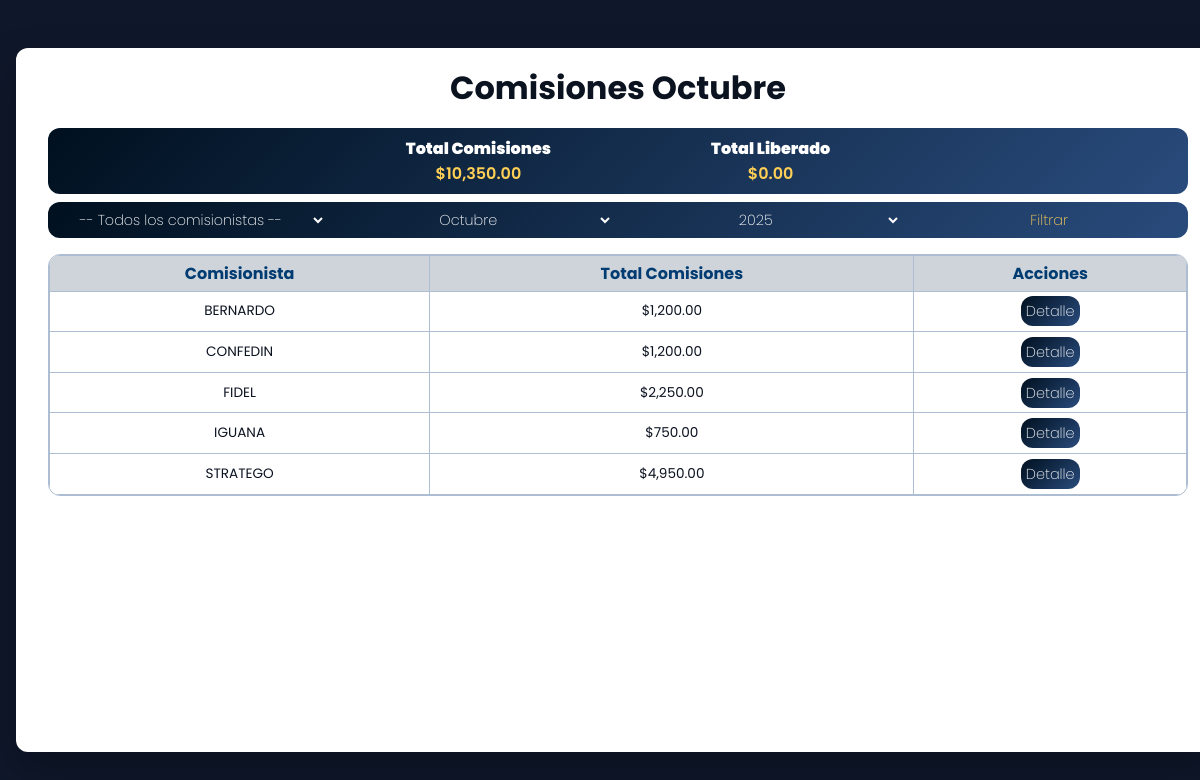
Page /comisiones/listar/?mes=10&anio=2025 on the earlier database version.
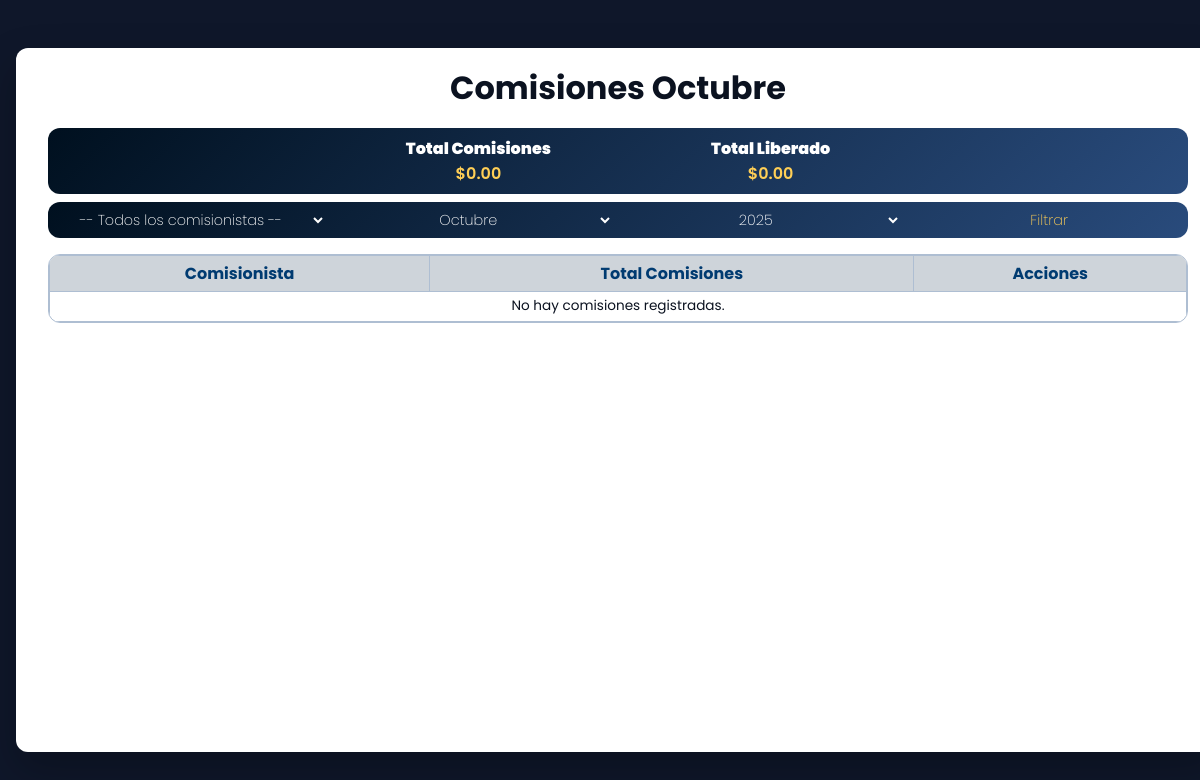
Same page on the later database version.
### comisiones/models.py (models this page shows, shortened)
class Comision(models.Model):
    dispersion = models.ForeignKey(Dispersion, on_delete=models.CASCADE, related_name="comisiones")
    cliente = models.ForeignKey(Cliente, on_delete=models.CASCADE)
    comisionista = models.CharField(max_length=255)
    porcentaje = models.DecimalField(max_digits=5, decimal_places=2)
    monto = models.DecimalField(max_digits=12, decimal_places=2)
    fecha = models.DateTimeField(auto_now_add=True)
    estatus = models.CharField(max_length=50, default='Pendiente')

### comisiones/views.py (the view)
# urls.py: path('listar/', views.listar_comisiones, name='comisiones_listar'),
def listar_comisiones(request):
    liberar_comisiones_mes_anterior()
    mes = request.GET.get('mes')
    anio = request.GET.get('anio')
    comisionista_filtro = request.GET.get('comisionista')
    now = datetime.now()
    if not mes or not anio:
        return redirect(f"{request.path}?mes={now.month}&anio={now.year}")
    try:
        mes = int(mes)
        if mes < 1 or mes > 12:
            mes = now.month
    except (TypeError, ValueError):
        mes = now.month
    try:
        anio = int(anio)
    except (TypeError, ValueError):
        anio = now.year
    mes_nombre = MESES_ES.get(mes, "")
    anios = Comision.objects.dates('dispersion__fecha', 'year')
    anios = [y.year for y in anios]
    if not anios:
        anios = [anio]
    qs = Comision.objects.filter(
        dispersion__fecha__month=mes,
        dispersion__fecha__year=anio
    )
    if comisionista_filtro:
        qs = qs.filter(comisionista=comisionista_filtro)
    comisionistas = qs.values('comisionista').annotate(total=Sum('monto')).order_by('comisionista')
    total_comisiones = qs.aggregate(total=Sum('monto'))['total'] or 0
    total_liberado = qs.filter(estatus='Liberado').aggregate(total=Sum('monto'))['total'] or 0
    abonos = Pago.objects.filter(
        mes=mes,  # periodo contable del pago
        anio=anio
    )
    if comisionista_filtro:
        abonos = abonos.filter(comisionista=comisionista_filtro)
    total_abonos = abonos.aggregate(total=Sum('monto'))['total'] or 0
    total_comisiones -= total_abonos
    total_liberado -= total_abonos
    comisionistas_todos = Comision.objects.values('comisionista').distinct().order_by('comisionista')
    return render(request, 'comisiones/listar.html', {
        'comisionistas': comisionistas,
        'mes': str(mes),
        'mes_nombre': mes_nombre,
        'anio': str(anio),
        'anios': anios,
        'comisionistas_todos': comisionistas_todos,
        'comisionista_filtro': comisionista_filtro,
        'total_comisiones': total_comisiones,
        'total_liberado': total_liberado,
    })

### comisiones/templates/comisiones/listar.html (shortened to what this page needs)
<!DOCTYPE html>
<html lang="es">
{% load humanize %}
<head>
</head>
<body>
  <div class="card">
    <h1>Comisiones {{ mes_nombre }}</h1>
    <div class="pendiente-box">
      <div class="total-item">
        <h2>Total Comisiones</h2>
        <strong class="monto">${{ total_comisiones|floatformat:2|intcomma }}</strong>
      </div>
      <div class="total-item">
        <h2>Total Liberado</h2>
        <strong class="monto">${{ total_liberado|floatformat:2|intcomma }}</strong>
      </div>
    </div>
    <div class="actions">
      <form method="get" class="filtro">
        <select name="comisionista" style="border-radius: 12px 0 0 12px;">
            <option value="">-- Todos los comisionistas --</option>
        </select>
        <select name="mes" required>
            <option value="10" {% if mes == "10" %}selected{% endif %}>Octubre</option>
        </select>
        <select name="anio" required>
            {% for year in anios %}
              <option value="{{ year }}" {% if anio == year|stringformat:"s" %}selected{% endif %}>{{ year }}</option>
            {% endfor %}
        </select>
        <button type="submit" class="btn" style="border-radius: 0 12px 12px 0">Filtrar</button>
      </form>
    </div>
    <div style="border:1px solid #aebed2; border-radius:12px; overflow:hidden; margin-top:1rem;">
      <table>
        <tr>
          <th>Comisionista</th>
          <th>Total Comisiones</th>
          <th>Acciones</th>
        </tr>
        {% for c in comisionistas %}
        <tr>
          <td>{{ c.comisionista }}</td>
          <td>${{ c.total|floatformat:2|intcomma }}</td>
          <td>
            <a href="{% url 'comisiones_detalle' c.comisionista %}?volver={{ request.get_full_path|urlencode }}" class="detalle">Detalle</a>
          </td>
        </tr>
        {% empty %}
        <tr>
          <td colspan="3" style="text-align:center;">No hay comisiones registradas.</td>
        </tr>
        {% endfor %}
      </table>
    </div>
  </div>
</body>
</html>

Differences in the rows shown:
removed Comision: comisionista "BERNARDO", total "1,200.00"
removed Comision: comisionista "CONFEDIN", total "1,200.00"
removed Comision: comisionista "FIDEL", total "2,250.00"
removed Comision: comisionista "IGUANA", total "750.00"
removed Comision: comisionista "STRATEGO", total "4,950.00"
Other differences:
{{ total_comisiones|floatformat:2|intcomma }}: "10,350.00" → "0.00"
text now shown: "No hay comisiones registradas."
